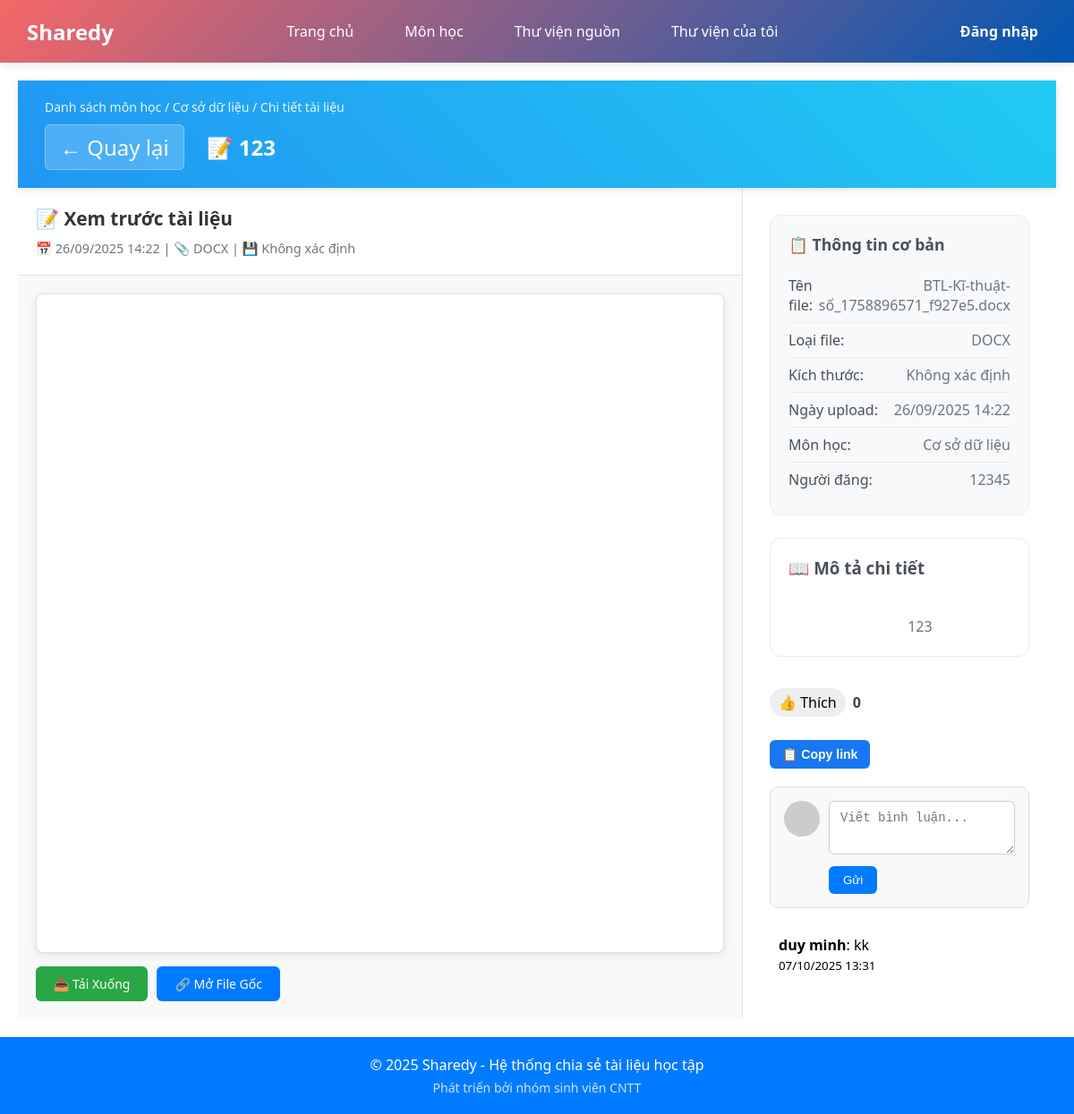
/index.php?page=chitiettailieu&id=24, run on the app's committed database.
### tables this page shows
CREATE TABLE `bai_chia_se` (
  `id` int NOT NULL AUTO_INCREMENT,
  `loai` enum('tai_lieu','bai_viet') NOT NULL,
  `tieu_de` varchar(200) NOT NULL,
  `mo_ta` text,
  `file_upload` varchar(255) DEFAULT NULL,
  `link_host` varchar(255) DEFAULT NULL,
  `link_source` varchar(255) DEFAULT NULL,
  `cong_nghe` varchar(255) DEFAULT NULL,
  `id_mon_hoc` int DEFAULT NULL,
  `id_danh_muc` int DEFAULT NULL,
  `id_nguoi_dung` int NOT NULL,
  `ngay_tao` timestamp NOT NULL DEFAULT CURRENT_TIMESTAMP,
  `ngay_cap_nhat` timestamp NULL DEFAULT NULL,
  `tom_tat` text,
  `tong_reaction` int DEFAULT '0',
  PRIMARY KEY (`id`),
  KEY `id_mon_hoc` (`id_mon_hoc`) /*!80000 INVISIBLE */,
  KEY `id_danh_muc` (`id_danh_muc`),
  KEY `bai_chia_se_ibfk_3` (`id_nguoi_dung`),
  CONSTRAINT `bai_chia_se_ibfk_1` FOREIGN KEY (`id_mon_hoc`) REFERENCES `mon_hoc` (`id`),
  CONSTRAINT `bai_chia_se_ibfk_2` FOREIGN KEY (`id_danh_muc`) REFERENCES `danh_muc` (`id`),
  CONSTRAINT `bai_chia_se_ibfk_3` FOREIGN KEY (`id_nguoi_dung`) REFERENCES `nguoi_dung` (`id`)
);

CREATE TABLE `mon_hoc` (
  `id` int NOT NULL AUTO_INCREMENT,
  `ten_mon` varchar(100) NOT NULL,
  `mo_ta` text,
  PRIMARY KEY (`id`)
);

CREATE TABLE `nguoi_dung` (
  `id` int NOT NULL AUTO_INCREMENT,
  `ten_dang_nhap` varchar(50) NOT NULL,
  `email` varchar(100) NOT NULL,
  `mat_khau` varchar(255) NOT NULL,
  `remember_token` varchar(64) DEFAULT NULL,
  `ho_ten` varchar(100) DEFAULT NULL,
  `vai_tro` enum('quan_tri_vien','nguoi_dung','khach') DEFAULT 'khach',
  `ngay_tao` timestamp NULL DEFAULT CURRENT_TIMESTAMP,
  `ngay_cap_nhat` timestamp NULL DEFAULT CURRENT_TIMESTAMP ON UPDATE CURRENT_TIMESTAMP,
  `trang_thai` enum('hoạt_dong','khoa') DEFAULT NULL,
  `ma_xac_minh` varchar(6) DEFAULT NULL,
  `da_xac_minh` tinyint(1) DEFAULT '0',
  PRIMARY KEY (`id`),
  UNIQUE KEY `ten_dang_nhap` (`ten_dang_nhap`),
  UNIQUE KEY `email` (`email`)
);

CREATE TABLE `binh_luan` (
  `id` int NOT NULL AUTO_INCREMENT,
  `id_bai_chia_se` int DEFAULT NULL,
  `id_nguoi_dung` int DEFAULT NULL,
  `noi_dung` text,
  `ngay_tao` timestamp NULL DEFAULT CURRENT_TIMESTAMP,
  PRIMARY KEY (`id`),
  KEY `id_bai_chia_se` (`id_bai_chia_se`),
  KEY `id_nguoi_dung` (`id_nguoi_dung`),
  CONSTRAINT `binh_luan_ibfk_1` FOREIGN KEY (`id_bai_chia_se`) REFERENCES `bai_chia_se` (`id`),
  CONSTRAINT `binh_luan_ibfk_2` FOREIGN KEY (`id_nguoi_dung`) REFERENCES `nguoi_dung` (`id`)
);

### config/ketNoiDB.php (called while the page is built, shortened)
<?php
function lam_sach_chuoi($chuoi)
{
    return htmlspecialchars(trim($chuoi), ENT_QUOTES, 'UTF-8');
}
function dinh_dang_ngay($ngay)
{
    return date('d/m/Y H:i', strtotime($ngay));
}
function lay_tong_reaction($pdo, $id_bai)
{
    $sql = "SELECT COUNT(*) as tong FROM reaction WHERE id_bai_chia_se = ?";
    $stmt = $pdo->prepare($sql);
    $stmt->execute([$id_bai]);
    $row = $stmt->fetch();
    return $row ? $row['tong'] : 0;
}

### src/Views/chiTietTaiLieu.php (the view, shortened to what this page needs)
<?php
include __DIR__ . '/../../config/ketNoiDB.php';
$id_tai_lieu = isset($_GET['id']) ? (int)$_GET['id'] : 0;
try {
    $sql = "SELECT bcs.*, mh.ten_mon, nd.ho_ten as ten_nguoi_dang, nd.email as email_nguoi_dang
            FROM bai_chia_se bcs
            LEFT JOIN mon_hoc mh ON bcs.id_mon_hoc = mh.id
            LEFT JOIN nguoi_dung nd ON bcs.id_nguoi_dung = nd.id
            WHERE bcs.id = :id_tai_lieu AND bcs.loai = 'tai_lieu'";
    $stmt = $pdo->prepare($sql);
    $stmt->execute([':id_tai_lieu' => $id_tai_lieu]);
    $tai_lieu = $stmt->fetch();
} catch (PDOException $e) {
    die("Lỗi truy vấn: " . $e->getMessage());
}
function tao_url_preview($duong_dan_file)
{
    $base_url = 'http://' . $_SERVER['HTTP_HOST'] . dirname($_SERVER['PHP_SELF']) . '/';
    $file_url = $base_url . $duong_dan_file;
    return 'https://docs.google.com/viewer?url=' . urlencode($file_url) . '&embedded=true';
}
function lay_icon_file($duong_dan_file)
{
    $duoi_file = strtolower(pathinfo($duong_dan_file, PATHINFO_EXTENSION));
    switch ($duoi_file) {
        case 'doc':
        case 'docx':
            return '📝';
    }
}
function tinh_kich_thuoc_file($duong_dan_file)
{
    return 'Không xác định';
}
?>
<!DOCTYPE html>
<html lang="vi">
<head>
</head>
<body>
    <div class="container">
        <div class="header">
            <div class="breadcrumb">
                <a href="index.php?page=monhoc">Danh sách môn học</a> /
                <a href="index.php?page=tailieumon&id_mon_hoc=<?php echo $tai_lieu['id_mon_hoc']; ?>">
                    <?php echo lam_sach_chuoi($tai_lieu['ten_mon']); ?>
                </a> /
                Chi tiết tài liệu
            </div>
            <div class="header-title">
                <a href="index.php?page=tailieumon&id_mon_hoc=<?php echo $tai_lieu['id_mon_hoc']; ?>"
                    class="back-btn">
                    ← Quay lại
                </a>
                <?php echo lay_icon_file($tai_lieu['file_upload']); ?>
                <?php echo lam_sach_chuoi($tai_lieu['tieu_de']); ?>
            </div>
        </div>
        <div class="main-content">
            <div class="preview-section">
                <div class="preview-header">
                    <div class="preview-title">
                        <?php echo lay_icon_file($tai_lieu['file_upload']); ?>
                        Xem trước tài liệu
                    </div>
                    <div class="preview-meta">
                        📅 <?php echo dinh_dang_ngay($tai_lieu['ngay_tao']); ?> |
                        📎 <?php echo strtoupper(pathinfo($tai_lieu['file_upload'], PATHINFO_EXTENSION)); ?> |
                        💾 <?php echo tinh_kich_thuoc_file($tai_lieu['file_upload']); ?>
                    </div>
                </div>
                <div class="preview-container">
                    <iframe id="preview-iframe"
                        class="preview-iframe"
                        src="<?php echo tao_url_preview($tai_lieu['file_upload']); ?>"
                        style="display: none;"
                        onload="hien_thi_preview()">
                    </iframe>
                    <div class="preview-actions">
                        <a href="<?php echo $tai_lieu['file_upload']; ?>"
                            class="btn btn-success"
                            download
                            target="_blank">
                            📥 Tải Xuống
                        </a>
                        <a href="<?php echo $tai_lieu['file_upload']; ?>"
                            class="btn btn-primary"
                            target="_blank">
                            🔗 Mở File Gốc
                        </a>
                    </div>
                </div>
            </div>
            <div class="details-section">
                <div class="details-content">
                    <div class="info-card">
                        <h3>📋 Thông tin cơ bản</h3>
                        <div class="info-item">
                            <span class="info-label">Tên file:</span>
                            <span class="info-value">
                                <?php echo basename($tai_lieu['file_upload']); ?>
                            </span>
                        </div>
                        <div class="info-item">
                            <span class="info-label">Loại file:</span>
                            <span class="info-value">
                                <?php echo strtoupper(pathinfo($tai_lieu['file_upload'], PATHINFO_EXTENSION)); ?>
                            </span>
                        </div>
                        <div class="info-item">
                            <span class="info-label">Kích thước:</span>
                            <span class="info-value">
                                <?php echo tinh_kich_thuoc_file($tai_lieu['file_upload']); ?>
                            </span>
                        </div>
                        <div class="info-item">
                            <span class="info-label">Ngày upload:</span>
                            <span class="info-value">
                                <?php echo dinh_dang_ngay($tai_lieu['ngay_tao']); ?>
                            </span>
                        </div>
                        <div class="info-item">
                            <span class="info-label">Môn học:</span>
                            <span class="info-value">
                                <?php echo lam_sach_chuoi($tai_lieu['ten_mon']); ?>
                            </span>
                        </div>
                        <?php if (!empty($tai_lieu['ten_nguoi_dang'])): ?>
                            <div class="info-item">
                                <span class="info-label">Người đăng:</span>
                                <span class="info-value">
                                    <?php echo lam_sach_chuoi($tai_lieu['ten_nguoi_dang']); ?>
                                </span>
                            </div>
                        <?php endif; ?>
                    </div>
                    <?php if (!empty($tai_lieu['mo_ta'])): ?>
                        <div class="description-section">
                            <h3>📖 Mô tả chi tiết</h3>
                            <div class="description-text">
                                <?php echo lam_sach_chuoi($tai_lieu['mo_ta']); ?>
                            </div>
                        </div>
                        <div class="reaction-box" data-id="<?php echo $tai_lieu['id']; ?>">
                            <div class="like-button">
                                👍 <span class="like-text">Thích</span>
                            </div>
                            <span class="reaction-count">
                                <?php echo lay_tong_reaction($pdo, $tai_lieu['id']); ?>
                            </span>
                        </div>
                        <div class="reaction-detail">
                        </div>
                        <button class="share-btn" onclick="copyLink()">📋 Copy link</button>
                        <?php
                        $id_bai_chia_se = (int)($_GET['id'] ?? 0);
                        $sql = "SELECT bl.id, bl.noi_dung, bl.ngay_tao, bl.id_nguoi_dung, nd.ho_ten
        FROM binh_luan bl
        JOIN nguoi_dung nd ON bl.id_nguoi_dung = nd.id
        WHERE bl.id_bai_chia_se = :id_bai_chia_se
        ORDER BY bl.ngay_tao DESC";
                        $stmt = $pdo->prepare($sql);
                        $stmt->execute([':id_bai_chia_se' => $id_bai_chia_se]);
                        $comments = $stmt->fetchAll();
                        ?>
                        <div class="comment-box">
                            <img src="https://i.pravatar.cc/40" alt="Avatar" class="comment-avatar">
                            <div class="comment-content">
                                <form method="POST" action="comment.php">
                                    <textarea name="noi_dung" class="comment-input" placeholder="Viết bình luận..." required></textarea>
                                    <button type="submit" class="comment-send">Gửi</button>
                                </form>
                            </div>
                        </div>
                        <div class="comment-list">
                            <?php foreach ($comments as $c): ?>
                                <div class="comment-item">
                                    <b><?php echo htmlspecialchars($c['ho_ten']); ?></b>:
                                    <?php echo nl2br(htmlspecialchars($c['noi_dung'])); ?>
                                    <br>
                                    <small><?php echo dinh_dang_ngay($c['ngay_tao']); ?></small>
                                </div>
                            <?php endforeach; ?>
                        </div>
                </div>
            </div>
        <?php endif; ?>
        </div>
    </div>
</body>
</html>

### src/Views/layout.php (style rules this page uses)
* { margin: 0; padding: 0; box-sizing: border-box; }
body { font-family: 'Segoe UI', Tahoma, Geneva, Verdana, sans-serif; background-color: #f4f4f4ff; }
.container { justify-content: center; align-items: center; min-height: calc(100vh - 60px); background-image: url(https://static.tramdoc.vn/image/img.news/0/0/0/8341.jpg?v=1&w=300&h=200&nocache=1); padding: 20px; background-size: cover; background-position: center; background-repeat: no-repeat; }

### data on the page
bai_chia_se: id_mon_hoc.ten_mon "Cơ sở dữ liệu", file_upload "📝", tieu_de "123", ngay_tao "26/09/2025 14:22", file_upload "DOCX", file_upload "Không xác định", file_upload "BTL-Kĩ-thuật-số_1758896571_f927e5.docx", id_nguoi_dung.ho_ten "12345", mo_ta "123"
binh_luan: id_nguoi_dung.ho_ten "duy minh", noi_dung "kk", ngay_tao "07/10/2025 13:31"

### other printed values
lay_tong_reaction($pdo, $tai_lieu['id']) "0"
